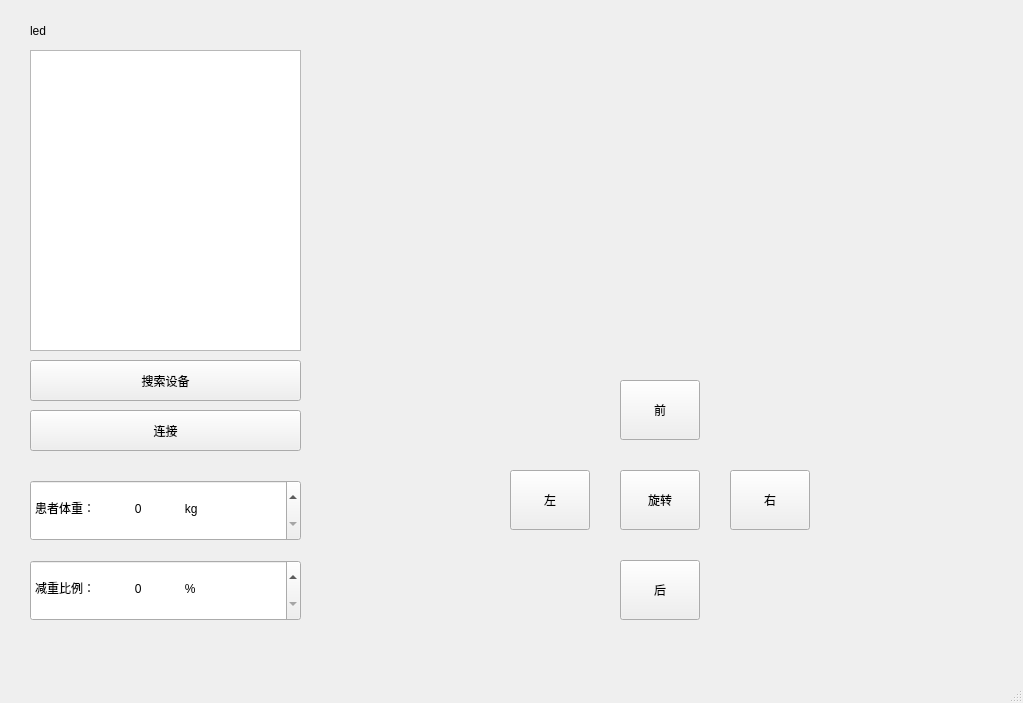
<?xml version="1.0" encoding="UTF-8"?>
<ui version="4.0">
 <class>MainWindow</class>
 <widget class="QMainWindow" name="MainWindow">
  <property name="geometry">
   <rect>
    <x>0</x>
    <y>0</y>
    <width>1023</width>
    <height>703</height>
   </rect>
  </property>
  <property name="windowTitle">
   <string>MainWindow</string>
  </property>
  <widget class="QWidget" name="centralwidget">
   <widget class="QWidget" name="widget" native="true">
    <property name="geometry">
     <rect>
      <x>10</x>
      <y>10</y>
      <width>1001</width>
      <height>641</height>
     </rect>
    </property>
    <widget class="QListWidget" name="listWidget">
     <property name="geometry">
      <rect>
       <x>20</x>
       <y>40</y>
       <width>271</width>
       <height>301</height>
      </rect>
     </property>
    </widget>
    <widget class="QPushButton" name="search_button">
     <property name="geometry">
      <rect>
       <x>20</x>
       <y>350</y>
       <width>271</width>
       <height>41</height>
      </rect>
     </property>
     <property name="text">
      <string>搜索设备</string>
     </property>
    </widget>
    <widget class="QPushButton" name="connect_button">
     <property name="geometry">
      <rect>
       <x>20</x>
       <y>400</y>
       <width>271</width>
       <height>41</height>
      </rect>
     </property>
     <property name="text">
      <string>连接</string>
     </property>
    </widget>
    <widget class="QSpinBox" name="spinBox">
     <property name="geometry">
      <rect>
       <x>20</x>
       <y>470</y>
       <width>271</width>
       <height>61</height>
      </rect>
     </property>
     <property name="suffix">
      <string>             kg</string>
     </property>
     <property name="prefix">
      <string>患者体重：            </string>
     </property>
    </widget>
    <widget class="QSpinBox" name="spinBox_2">
     <property name="geometry">
      <rect>
       <x>20</x>
       <y>550</y>
       <width>271</width>
       <height>61</height>
      </rect>
     </property>
     <property name="suffix">
      <string>             %</string>
     </property>
     <property name="prefix">
      <string>减重比例：            </string>
     </property>
    </widget>
    <widget class="QCustomPlot" name="myCustomPlot" native="true">
     <property name="geometry">
      <rect>
       <x>320</x>
       <y>10</y>
       <width>661</width>
       <height>331</height>
      </rect>
     </property>
    </widget>
    <widget class="QPushButton" name="revolve_button">
     <property name="geometry">
      <rect>
       <x>610</x>
       <y>460</y>
       <width>80</width>
       <height>60</height>
      </rect>
     </property>
     <property name="text">
      <string>旋转</string>
     </property>
    </widget>
    <widget class="QPushButton" name="behind_button">
     <property name="geometry">
      <rect>
       <x>610</x>
       <y>550</y>
       <width>80</width>
       <height>60</height>
      </rect>
     </property>
     <property name="text">
      <string>后</string>
     </property>
    </widget>
    <widget class="QPushButton" name="right_button">
     <property name="geometry">
      <rect>
       <x>720</x>
       <y>460</y>
       <width>80</width>
       <height>60</height>
      </rect>
     </property>
     <property name="text">
      <string>右</string>
     </property>
    </widget>
    <widget class="QPushButton" name="front_button">
     <property name="geometry">
      <rect>
       <x>610</x>
       <y>370</y>
       <width>80</width>
       <height>60</height>
      </rect>
     </property>
     <property name="text">
      <string>前</string>
     </property>
    </widget>
    <widget class="QPushButton" name="left_button">
     <property name="geometry">
      <rect>
       <x>500</x>
       <y>460</y>
       <width>80</width>
       <height>60</height>
      </rect>
     </property>
     <property name="text">
      <string>左</string>
     </property>
    </widget>
    <widget class="QLabel" name="flag">
     <property name="geometry">
      <rect>
       <x>20</x>
       <y>10</y>
       <width>31</width>
       <height>21</height>
      </rect>
     </property>
     <property name="text">
      <string>led</string>
     </property>
    </widget>
   </widget>
  </widget>
  <widget class="QMenuBar" name="menubar">
   <property name="geometry">
    <rect>
     <x>0</x>
     <y>0</y>
     <width>1023</width>
     <height>21</height>
    </rect>
   </property>
  </widget>
  <widget class="QStatusBar" name="statusbar"/>
 </widget>
 <customwidgets>
  <customwidget>
   <class>QCustomPlot</class>
   <extends>QWidget</extends>
   <header location="global">qcustomplot.h</header>
   <container>1</container>
  </customwidget>
 </customwidgets>
 <resources/>
 <connections/>
</ui>
